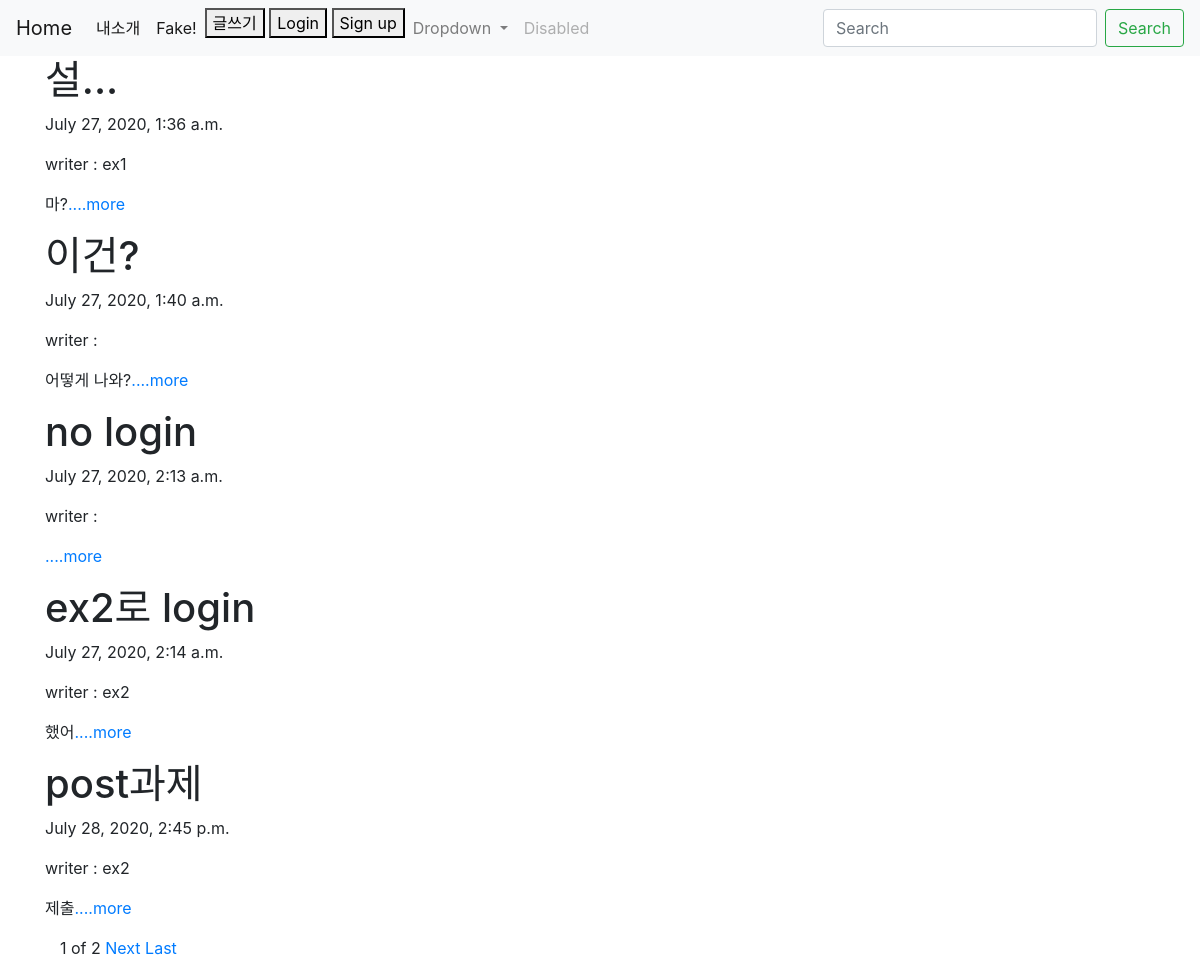
The page / on the database its author committed.
### blog/models.py (models this page shows, shortened)
class Blog(models.Model):
    title = models.CharField(max_length = 200)
    pub_date = models.DateTimeField('date published')
    body = models.TextField()
    writer = models.TextField()
    def summary(self):
        return self.body[:100]

### blog/views.py (the view)
def blog(request):
    blogs = Blog.objects #가지고오기
    blog_list = Blog.objects.all() #쿼리셋으로 가지고오기. 쿼리셋은 DB에 접근하기 쉽도록 쓰는 언어?
    paginator = Paginator(blog_list, 5) #가지고 온 것 page단위로 뿌리기
    page = request.GET.get('page') #페이지에 들어갈 내용 가지고 와줘
    articles = paginator.get_page(page) # 내용을 뿌린다.
    return render(request, 'blog.html', {'blogs' : blogs, 'articles' : articles}) # html에 뿌릴수 있는 객체들을 보낸다.

### blog/templates/blog.html (shortened to what this page needs)
{% extends 'base.html' %}
{% block content %}
  {% for blog in articles %}
      <div>
          <h1>{{blog.title}}</h1>
          <p>{{blog.pub_date}}</p>
          <p>writer : {{blog.writer}}</p>
          <p>{{blog.summary}}<a href="{% url 'detail' blog.id %}">....more</a></p>
      </div>
  {% endfor %}
  <div class = "container">
      <span>{{articles.number}}</span>
      <span>of</span>
      <span>{{articles.paginator.num_pages}}</span>
      {% if articles.has_next %}
        <a href ="?page={{  articles.next_page_number  }}">Next</a>
        <a href ="?page={{  articles.paginator.num_pages  }}">Last</a>
      {% endif %}
  </div>
{% endblock %}

### rows shown on the page
Blog: title "설...", pub_date "July 27, 2020, 1:36 a.m.", writer "ex1", summary "마?"
Blog: title "이건?", pub_date "July 27, 2020, 1:40 a.m.", summary "어떻게 나와?"
Blog: title "no login", pub_date "July 27, 2020, 2:13 a.m."
Blog: title "ex2로 login", pub_date "July 27, 2020, 2:14 a.m.", writer "ex2", summary "했어"
Blog: title "post과제", pub_date "July 28, 2020, 2:45 p.m.", writer "ex2", summary "제출"

### other values the page prints
{{ articles.number }} "1"
{{ articles.paginator.num_pages }} "2"
